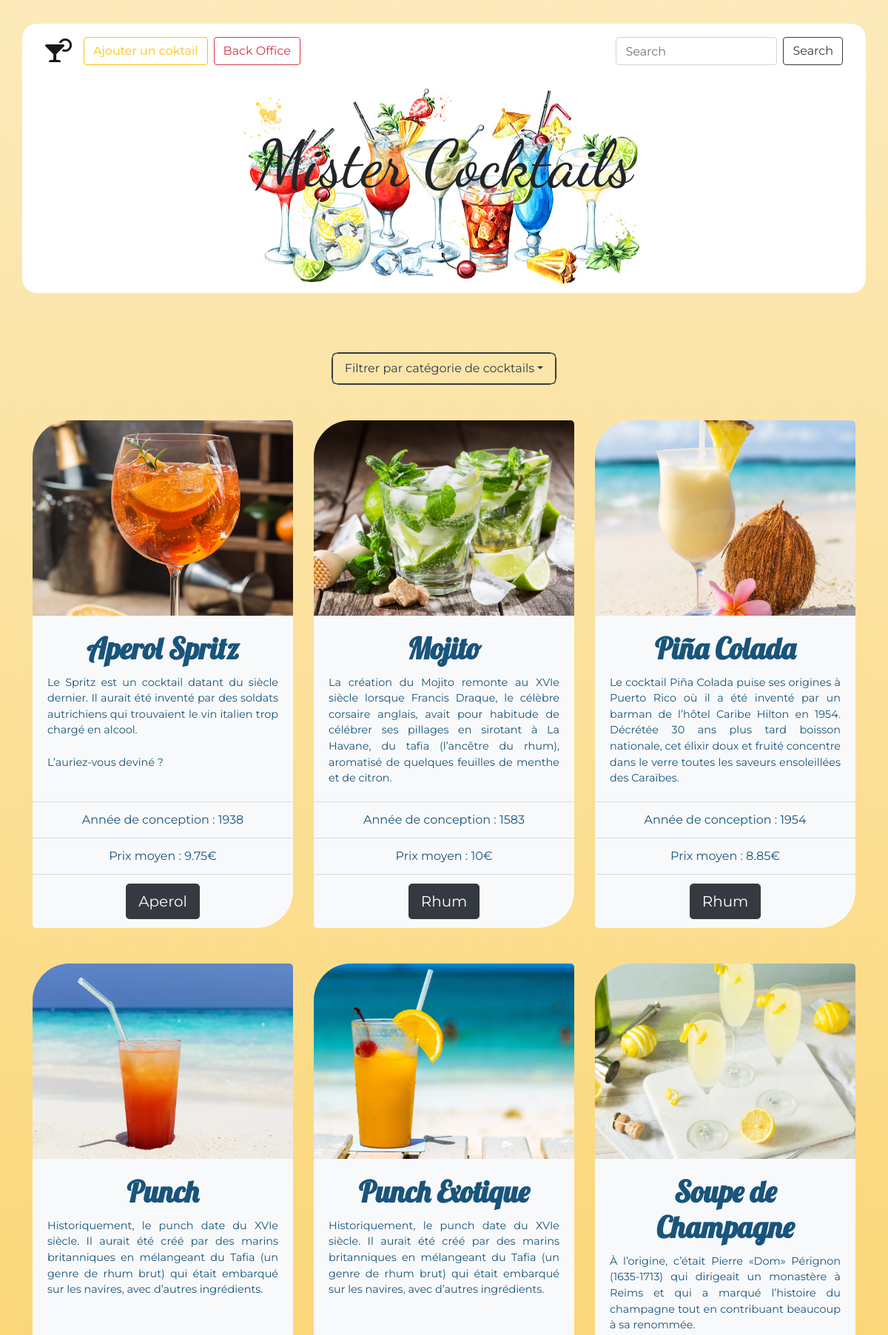
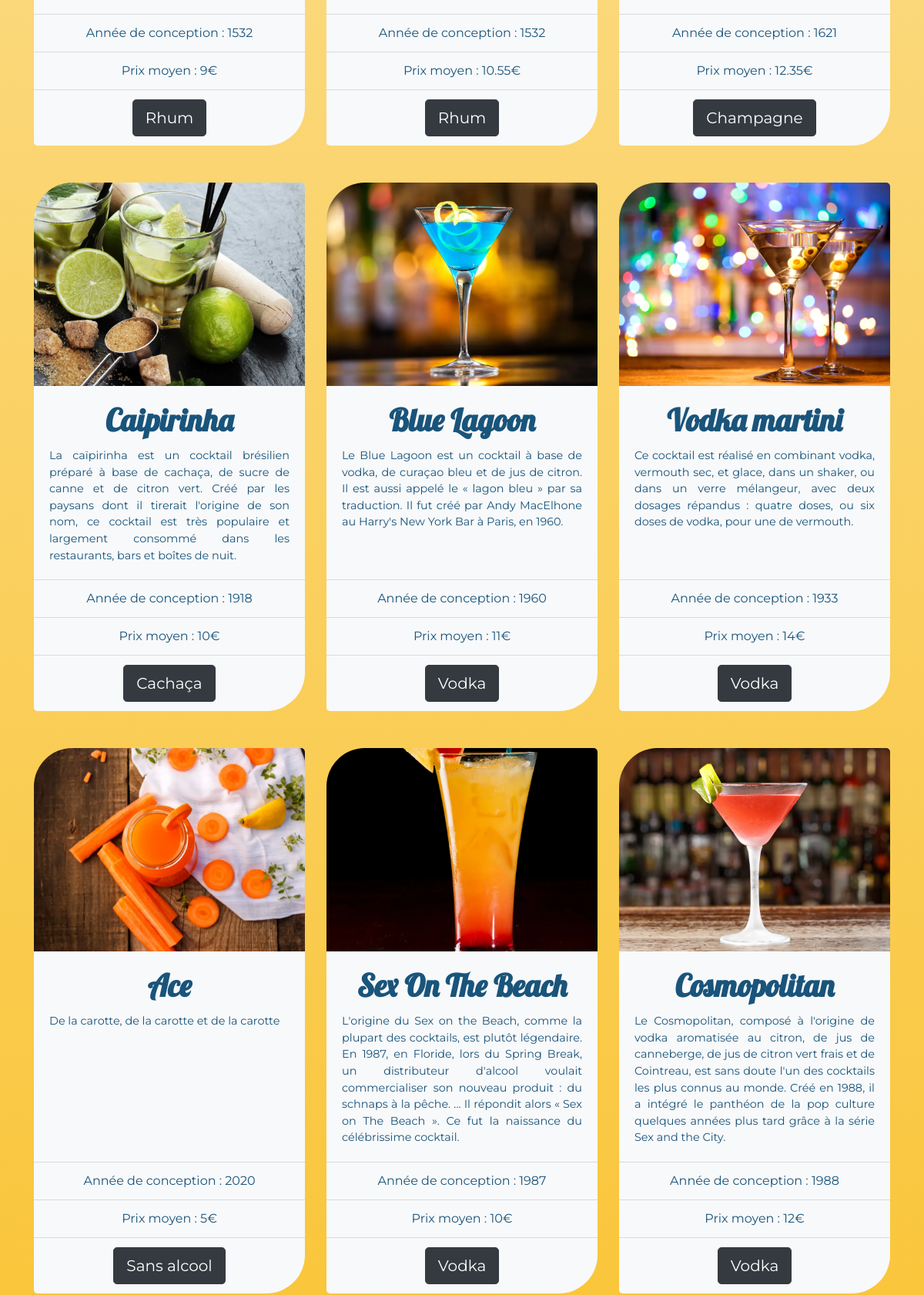
The page / (upper part) on the database its author committed (2 pictures, top to bottom).
### tables this page shows
CREATE TABLE `Cocktail` (
  `id` int(11) NOT NULL,
  `nom` varchar(255) DEFAULT NULL,
  `description` text,
  `urlPhoto` varchar(255) DEFAULT NULL,
  `dateConception` date DEFAULT NULL,
  `prixMoyen` float DEFAULT NULL,
  `idFamille` int(11) DEFAULT NULL
);

CREATE TABLE `Famille` (
  `id` int(11) NOT NULL,
  `nomFamille` varchar(255) DEFAULT NULL
);

### index.php (called while the page is built, shortened)
<?php
    require 'models/cocktail.php';
    if (isset($_GET['categorie'])) {
        $listeCocktails = listerCocktailsCat($_GET['categorie']);
    }
    else {
        $listeCocktails = listerCocktails();
    }
    include 'templates/index.phtml';
?>

### models/cocktail.php (called while the page is built, shortened)
<?php
    function listerCocktails() {
        $pdo = connectToDatabase();
        $query = $pdo->prepare("
            SELECT
                Cocktail.id,
                nom,
                nomFamille,
                description,
                urlPhoto,
                YEAR(dateConception) AS anneeConception,
                prixMoyen
            FROM Cocktail
            INNER JOIN Famille ON idFamille = Famille.id
            ORDER BY Cocktail.id;
        ");
        $query->execute();
        return $query->fetchAll(PDO::FETCH_ASSOC);
    }

### templates/index.phtml (the view, shortened to what this page needs)
<!DOCTYPE html>
<html lang="fr">
<head>
    <link rel="stylesheet" href="https://cdnjs.cloudflare.com/ajax/libs/twitter-bootstrap/4.4.1/css/bootstrap.min.css">
    <link rel="stylesheet" href="https://cdnjs.cloudflare.com/ajax/libs/font-awesome/5.15.2/css/all.min.css" />
    <link rel="stylesheet" href="assets/css/cocktails.css">
</head>
<body>
    <header>
        <div class="container">
            <nav class="navbar navbar-expand-lg navbar-light bg-transparent">
                <a class="navbar-brand" href="index.php"><i class="fas fa-cocktail"></i></a>
                <div class="collapse navbar-collapse" id="navbarSupportedContent">
                    <?php include 'templates/inc/nav.phtml' ?>
                <form action="index.php" class="form-inline my-2 my-lg-0">
                    <input class="form-control mr-sm-2" type="search" placeholder="Search" aria-label="Search" name="recherche">
                    <button class="btn btn-outline-dark my-2 my-sm-0" type="submit">Search</button>
                </form>
            </div>
        </nav>
        <div class="header">
            <h1>Mister Cocktails</h1>
        </div>
    </div>
</header>
        <main>
            <div class="container">
                <div class="nav-item dropdown active border border-dark mb-5">
                    <a class="nav-link dropdown-toggle btn btn-outline-dark" href="#" id="navbarDropdown" role="button" data-toggle="dropdown" aria-haspopup="true" aria-expanded="false">
                    Filtrer par catégorie de cocktails</a>
                </div>
                <div class="row justify-content-around">
                    <?php foreach($listeCocktails AS $sousTableau) { ?>
                    <div class="card cocktail bg-light">
                        <a href="detailsCocktail.php?id=<?=$sousTableau['id']?>"><img src="assets/images/cocktails/<?=$sousTableau['urlPhoto']?>" class="card-img-top" alt="<?=$sousTableau['urlPhoto']?>"></a>
                        <div class="card-body bg-light">
                            <a href="detailsCocktail.php?id=<?=$sousTableau['id']?>"><h5 class="card-title"><?=$sousTableau['nom'] ?></h5></a>
                            <p class="card-text "><?=$sousTableau['description'] ?></p>
                        </div>
                        <ul class="list-group list-group-flush">
                            <li class="list-group-item bg-light">Année de conception : <?=$sousTableau['anneeConception']?></li>
                            <li class="list-group-item bg-light">Prix moyen : <?=$sousTableau['prixMoyen']?>€</li>
                            <li class="list-group-item bg-light text-center"><a class="btn btn-lg btn-dark" href="index.php?categorie=<?=$sousTableau['nomFamille']?>"><?=$sousTableau['nomFamille']?></a></li>
                        </ul>
                    </div>
                    <?php } ?>
                </div>
        </div>
    </main>
</body>
</html>

### assets/css/cocktails.css (style rules this page uses)
* { box-sizing: border-box; }
header { margin-bottom:5rem; }
nav > a:first-child { font-size: 2rem; }
nav a { font-size: 1.3rem; }
header .container { background-color: white; border-radius: 20px; }
.nav-item { width:max-content; border-radius: 10px; }
.header { background: url('../images/banners/banner-3.jpg'); background-size:auto; background-repeat: no-repeat; background-position: center; padding: 4rem 0rem 7rem 0rem; text-align: center; border-radius: 20px; max-width: 575px; margin: 0 auto; }
h1 { font-size: 5.5rem; font-family: 'Dancing Script', cursive; }
body { background: linear-gradient(to bottom, #fceabb, #f8b500); font-family: Montserrat, sans-serif; min-height: 100vh; padding: 2rem 0; }
h5 { color:#19547b; text-align: center; font-size: 2.5rem; font-weight: 900; font-family: 'Lobster', cursive; }
p,ul { color: #19547b; border-right: none !important; border-left:none !important; }
main { display: flex; flex-wrap: wrap; justify-content: space-between; }
nav { width: 100%; margin: 0 auto; }
.cocktail { margin-bottom: 3rem; max-width: 22rem; border-radius:80px 5px; }
.cocktail ul { border-radius:0 0 50px 5px !important; }
.cocktail ul li:nth-child(3) { border-radius:0 0 50px 5px !important; }
.cocktail ul li:nth-child(1) { border-top-width: 1px !important; }
.cocktail img { border-radius:50px 5px 0 0; }
.cocktail .card-text { font-size: 90%; text-align: justify; }
.card { border:none !important; }
main .container > div:first-child { width:fit-content; margin:0 auto; }
.container div { text-align: center; }
button { padding: 1rem 5rem; }
.row { position:relative; }

### rows shown on the page
cocktail: urlPhoto (picture), nom "Aperol Spritz", description "Le Spritz est un cocktail datant du siècle dernier. Il aurait été inventé par des soldats autrichiens qui trouvaient le vin italien trop chargé en alcool. L’auriez-vous deviné ?", anneeConception "1938", prixMoyen "9.75", idFamille.nomFamille "Aperol"
cocktail: urlPhoto (picture), nom "Mojito", description "La création du Mojito remonte au XVIe siècle lorsque Francis Draque, le célèbre corsaire anglais, avait pour habitude de célébrer ses pillages en sirotant à La Havane, du tafia (l’ancêtre du rhum), aromatisé de quelques feuilles de menthe et de citron.", anneeConception "1583", prixMoyen "10", idFamille.nomFamille "Rhum"
cocktail: urlPhoto (picture), nom "Piña Colada", description "Le cocktail Piña Colada puise ses origines à Puerto Rico où il a été inventé par un barman de l’hôtel Caribe Hilton en 1954. Décrétée 30 ans plus tard boisson nationale, cet élixir doux et fruité concentre dans le verre toutes les saveurs ensoleillées des Caraïbes.", anneeConception "1954", prixMoyen "8.85", idFamille.nomFamille "Rhum"
cocktail: urlPhoto (picture), nom "Punch", description "Historiquement, le punch date du XVIe siècle. Il aurait été créé par des marins britanniques en mélangeant du Tafia (un genre de rhum brut) qui était embarqué sur les navires, avec d’autres ingrédients.", anneeConception "1532", prixMoyen "9", idFamille.nomFamille "Rhum"
cocktail: urlPhoto (picture), nom "Punch Exotique", description "Historiquement, le punch date du XVIe siècle. Il aurait été créé par des marins britanniques en mélangeant du Tafia (un genre de rhum brut) qui était embarqué sur les navires, avec d’autres ingrédients.", anneeConception "1532", prixMoyen "10.55", idFamille.nomFamille "Rhum"
cocktail: urlPhoto (picture), nom "Soupe de Champagne", description "À l’origine, c’était Pierre «Dom» Pérignon (1635-1713) qui dirigeait un monastère à Reims et qui a marqué l’histoire du champagne tout en contribuant beaucoup à sa renommée.", anneeConception "1621", prixMoyen "12.35", idFamille.nomFamille "Champagne"
cocktail: urlPhoto (picture), nom "Caipirinha", description "La caïpirinha est un cocktail brésilien préparé à base de cachaça, de sucre de canne et de citron vert. Créé par les paysans dont il tirerait l'origine de son nom, ce cocktail est très populaire et largement consommé dans les restaurants, bars et boîtes de nuit.", anneeConception "1918", prixMoyen "10", idFamille.nomFamille "Cachaça"
cocktail: urlPhoto (picture), nom "Blue Lagoon", description "Le Blue Lagoon est un cocktail à base de vodka, de curaçao bleu et de jus de citron. Il est aussi appelé le « lagon bleu » par sa traduction. Il fut créé par Andy MacElhone au Harry's New York Bar à Paris, en 1960.", anneeConception "1960", prixMoyen "11", idFamille.nomFamille "Vodka"
cocktail: urlPhoto (picture), nom "Vodka martini", description "Ce cocktail est réalisé en combinant vodka, vermouth sec, et glace, dans un shaker, ou dans un verre mélangeur, avec deux dosages répandus : quatre doses, ou six doses de vodka, pour une de vermouth.", anneeConception "1933", prixMoyen "14", idFamille.nomFamille "Vodka"
cocktail: urlPhoto (picture), nom "Ace", description "De la carotte, de la carotte et de la carotte", anneeConception "2020", prixMoyen "5", idFamille.nomFamille "Sans alcool"
cocktail: urlPhoto (picture), nom "Sex On The Beach", description "L'origine du Sex on the Beach, comme la plupart des cocktails, est plutôt légendaire. En 1987, en Floride, lors du Spring Break, un distributeur d'alcool voulait commercialiser son nouveau produit : du schnaps à la pêche. ... Il répondit alors « Sex on The Beach ». Ce fut la naissance du célébrissime cocktail.", anneeConception "1987", prixMoyen "10", idFamille.nomFamille "Vodka"
cocktail: urlPhoto (picture), nom "Cosmopolitan", description "Le Cosmopolitan, composé à l'origine de vodka aromatisée au citron, de jus de canneberge, de jus de citron vert frais et de Cointreau, est sans doute l'un des cocktails les plus connus au monde. Créé en 1988, il a intégré le panthéon de la pop culture quelques années plus tard grâce à la série Sex and the City.", anneeConception "1988", prixMoyen "12", idFamille.nomFamille "Vodka"
